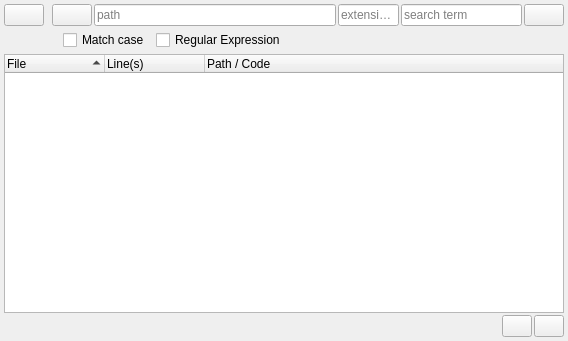
<?xml version="1.0" encoding="UTF-8"?>
<ui version="4.0">
 <class>Form</class>
 <widget class="QWidget" name="Form">
  <property name="geometry">
   <rect>
    <x>0</x>
    <y>0</y>
    <width>568</width>
    <height>341</height>
   </rect>
  </property>
  <property name="windowTitle">
   <string>Form</string>
  </property>
  <layout class="QGridLayout" name="gridLayout_2" rowstretch="0">
   <property name="margin">
    <number>4</number>
   </property>
   <property name="spacing">
    <number>4</number>
   </property>
   <item row="0" column="0">
    <widget class="QFrame" name="frame_2">
     <property name="frameShape">
      <enum>QFrame::NoFrame</enum>
     </property>
     <property name="frameShadow">
      <enum>QFrame::Raised</enum>
     </property>
     <layout class="QGridLayout" name="gridLayout">
      <property name="margin">
       <number>0</number>
      </property>
      <property name="spacing">
       <number>2</number>
      </property>
      <item row="2" column="0" colspan="3">
       <widget class="QTreeWidget" name="tr_results">
        <property name="styleSheet">
         <string notr="true"> QTreeWidget::branch:has-siblings:!adjoins-item {
     border-image: url(style/img/none.png) 0;
 }
 QTreeWidget::branch:has-siblings:adjoins-item {
     border-image: url(style/img/none.png) 0;
 }

 QTreeWidget::branch:!has-children:!has-siblings:adjoins-item {
     border-image: url(style/img/none.png) 0;
 }</string>
        </property>
        <property name="sortingEnabled">
         <bool>true</bool>
        </property>
        <column>
         <property name="text">
          <string>File</string>
         </property>
        </column>
        <column>
         <property name="text">
          <string>Line(s)</string>
         </property>
        </column>
        <column>
         <property name="text">
          <string>Path / Code</string>
         </property>
        </column>
       </widget>
      </item>
      <item row="0" column="0" colspan="3">
       <widget class="QFrame" name="frame_3">
        <property name="frameShape">
         <enum>QFrame::NoFrame</enum>
        </property>
        <property name="frameShadow">
         <enum>QFrame::Raised</enum>
        </property>
        <layout class="QGridLayout" name="gridLayout_4">
         <property name="margin">
          <number>0</number>
         </property>
         <property name="spacing">
          <number>2</number>
         </property>
         <item row="0" column="0">
          <widget class="QPushButton" name="b_browse_2">
           <property name="toolTip">
            <string>search settings</string>
           </property>
           <property name="text">
            <string/>
           </property>
           <property name="icon">
            <iconset>
             <normaloff>../../style/img/wrench.png</normaloff>../../style/img/wrench.png</iconset>
           </property>
           <property name="checkable">
            <bool>true</bool>
           </property>
          </widget>
         </item>
         <item row="0" column="2">
          <widget class="QPushButton" name="b_browse">
           <property name="toolTip">
            <string>select a path</string>
           </property>
           <property name="text">
            <string/>
           </property>
           <property name="icon">
            <iconset>
             <normaloff>../../style/img/file_open.png</normaloff>../../style/img/file_open.png</iconset>
           </property>
          </widget>
         </item>
         <item row="0" column="3">
          <widget class="QLineEdit" name="le_path">
           <property name="sizePolicy">
            <sizepolicy hsizetype="Expanding" vsizetype="Fixed">
             <horstretch>4</horstretch>
             <verstretch>0</verstretch>
            </sizepolicy>
           </property>
           <property name="toolTip">
            <string>Path to search (recursively)</string>
           </property>
           <property name="placeholderText">
            <string>path</string>
           </property>
          </widget>
         </item>
         <item row="0" column="4">
          <widget class="QLineEdit" name="le_ext">
           <property name="sizePolicy">
            <sizepolicy hsizetype="Expanding" vsizetype="Fixed">
             <horstretch>1</horstretch>
             <verstretch>0</verstretch>
            </sizepolicy>
           </property>
           <property name="toolTip">
            <string>&lt;html&gt;&lt;head/&gt;&lt;body&gt;&lt;p&gt;Extensions&lt;/p&gt;&lt;p&gt;   - example: .py&lt;/p&gt;&lt;p&gt;   - leave blank to search all&lt;/p&gt;&lt;p&gt;   - multiple are comma separated (.py,.js)&lt;/p&gt;&lt;/body&gt;&lt;/html&gt;</string>
           </property>
           <property name="text">
            <string/>
           </property>
           <property name="placeholderText">
            <string>extensions</string>
           </property>
          </widget>
         </item>
         <item row="0" column="5">
          <widget class="QLineEdit" name="le_search">
           <property name="sizePolicy">
            <sizepolicy hsizetype="Expanding" vsizetype="Fixed">
             <horstretch>2</horstretch>
             <verstretch>0</verstretch>
            </sizepolicy>
           </property>
           <property name="toolTip">
            <string>Search Term</string>
           </property>
           <property name="text">
            <string/>
           </property>
           <property name="placeholderText">
            <string>search term</string>
           </property>
          </widget>
         </item>
         <item row="0" column="6">
          <widget class="QPushButton" name="b_search">
           <property name="toolTip">
            <string>search</string>
           </property>
           <property name="text">
            <string/>
           </property>
           <property name="icon">
            <iconset>
             <normaloff>../../style/img/search.png</normaloff>../../style/img/search.png</iconset>
           </property>
           <property name="checkable">
            <bool>true</bool>
           </property>
          </widget>
         </item>
         <item row="0" column="1">
          <spacer name="horizontalSpacer">
           <property name="orientation">
            <enum>Qt::Horizontal</enum>
           </property>
           <property name="sizeType">
            <enum>QSizePolicy::Fixed</enum>
           </property>
           <property name="sizeHint" stdset="0">
            <size>
             <width>6</width>
             <height>20</height>
            </size>
           </property>
          </spacer>
         </item>
        </layout>
       </widget>
      </item>
      <item row="3" column="0" colspan="3">
       <widget class="QFrame" name="frame">
        <property name="frameShape">
         <enum>QFrame::NoFrame</enum>
        </property>
        <property name="frameShadow">
         <enum>QFrame::Raised</enum>
        </property>
        <layout class="QGridLayout" name="gridLayout_3">
         <property name="margin">
          <number>0</number>
         </property>
         <property name="spacing">
          <number>2</number>
         </property>
         <item row="0" column="2">
          <widget class="QPushButton" name="b_search_2">
           <property name="maximumSize">
            <size>
             <width>30</width>
             <height>16777215</height>
            </size>
           </property>
           <property name="toolTip">
            <string>collapse all</string>
           </property>
           <property name="text">
            <string/>
           </property>
           <property name="icon">
            <iconset>
             <normaloff>../../style/img/arrow_in.png</normaloff>../../style/img/arrow_in.png</iconset>
           </property>
          </widget>
         </item>
         <item row="0" column="0">
          <widget class="QLabel" name="l_cur_file">
           <property name="sizePolicy">
            <sizepolicy hsizetype="Ignored" vsizetype="Preferred">
             <horstretch>0</horstretch>
             <verstretch>0</verstretch>
            </sizepolicy>
           </property>
           <property name="styleSheet">
            <string notr="true"/>
           </property>
           <property name="text">
            <string/>
           </property>
          </widget>
         </item>
         <item row="0" column="1">
          <widget class="QPushButton" name="b_search_3">
           <property name="maximumSize">
            <size>
             <width>30</width>
             <height>16777215</height>
            </size>
           </property>
           <property name="toolTip">
            <string>expand all</string>
           </property>
           <property name="text">
            <string/>
           </property>
           <property name="icon">
            <iconset>
             <normaloff>../../style/img/arrow_out.png</normaloff>../../style/img/arrow_out.png</iconset>
           </property>
          </widget>
         </item>
        </layout>
       </widget>
      </item>
      <item row="1" column="0" colspan="3">
       <widget class="QFrame" name="fr_settings">
        <property name="frameShape">
         <enum>QFrame::NoFrame</enum>
        </property>
        <property name="frameShadow">
         <enum>QFrame::Raised</enum>
        </property>
        <layout class="QGridLayout" name="gridLayout_5">
         <property name="topMargin">
          <number>2</number>
         </property>
         <property name="rightMargin">
          <number>2</number>
         </property>
         <property name="bottomMargin">
          <number>2</number>
         </property>
         <item row="0" column="1">
          <widget class="QCheckBox" name="ckbx_case">
           <property name="text">
            <string>Match case</string>
           </property>
          </widget>
         </item>
         <item row="0" column="2">
          <widget class="QCheckBox" name="ckbx_reg">
           <property name="toolTip">
            <string>Search term is a regular expression (Python format)</string>
           </property>
           <property name="text">
            <string>Regular Expression</string>
           </property>
          </widget>
         </item>
         <item row="0" column="3">
          <spacer name="horizontalSpacer_2">
           <property name="orientation">
            <enum>Qt::Horizontal</enum>
           </property>
           <property name="sizeHint" stdset="0">
            <size>
             <width>40</width>
             <height>20</height>
            </size>
           </property>
          </spacer>
         </item>
         <item row="0" column="0">
          <spacer name="horizontalSpacer_3">
           <property name="orientation">
            <enum>Qt::Horizontal</enum>
           </property>
           <property name="sizeType">
            <enum>QSizePolicy::Fixed</enum>
           </property>
           <property name="sizeHint" stdset="0">
            <size>
             <width>50</width>
             <height>20</height>
            </size>
           </property>
          </spacer>
         </item>
        </layout>
       </widget>
      </item>
     </layout>
    </widget>
   </item>
  </layout>
 </widget>
 <tabstops>
  <tabstop>le_path</tabstop>
  <tabstop>le_ext</tabstop>
  <tabstop>le_search</tabstop>
  <tabstop>b_search</tabstop>
  <tabstop>tr_results</tabstop>
  <tabstop>b_search_2</tabstop>
  <tabstop>b_browse</tabstop>
  <tabstop>b_search_3</tabstop>
 </tabstops>
 <resources/>
 <connections>
  <connection>
   <sender>le_search</sender>
   <signal>returnPressed()</signal>
   <receiver>b_search</receiver>
   <slot>click()</slot>
   <hints>
    <hint type="sourcelabel">
     <x>476</x>
     <y>20</y>
    </hint>
    <hint type="destinationlabel">
     <x>536</x>
     <y>26</y>
    </hint>
   </hints>
  </connection>
  <connection>
   <sender>b_search_3</sender>
   <signal>clicked()</signal>
   <receiver>tr_results</receiver>
   <slot>expandAll()</slot>
   <hints>
    <hint type="sourcelabel">
     <x>519</x>
     <y>320</y>
    </hint>
    <hint type="destinationlabel">
     <x>410</x>
     <y>141</y>
    </hint>
   </hints>
  </connection>
  <connection>
   <sender>b_search_2</sender>
   <signal>clicked()</signal>
   <receiver>tr_results</receiver>
   <slot>collapseAll()</slot>
   <hints>
    <hint type="sourcelabel">
     <x>553</x>
     <y>319</y>
    </hint>
    <hint type="destinationlabel">
     <x>504</x>
     <y>179</y>
    </hint>
   </hints>
  </connection>
  <connection>
   <sender>le_ext</sender>
   <signal>returnPressed()</signal>
   <receiver>b_search</receiver>
   <slot>click()</slot>
   <hints>
    <hint type="sourcelabel">
     <x>398</x>
     <y>32</y>
    </hint>
    <hint type="destinationlabel">
     <x>537</x>
     <y>12</y>
    </hint>
   </hints>
  </connection>
  <connection>
   <sender>le_path</sender>
   <signal>returnPressed()</signal>
   <receiver>b_search</receiver>
   <slot>click()</slot>
   <hints>
    <hint type="sourcelabel">
     <x>212</x>
     <y>17</y>
    </hint>
    <hint type="destinationlabel">
     <x>528</x>
     <y>24</y>
    </hint>
   </hints>
  </connection>
  <connection>
   <sender>b_browse_2</sender>
   <signal>toggled(bool)</signal>
   <receiver>fr_settings</receiver>
   <slot>setVisible(bool)</slot>
   <hints>
    <hint type="sourcelabel">
     <x>19</x>
     <y>24</y>
    </hint>
    <hint type="destinationlabel">
     <x>38</x>
     <y>44</y>
    </hint>
   </hints>
  </connection>
 </connections>
</ui>
